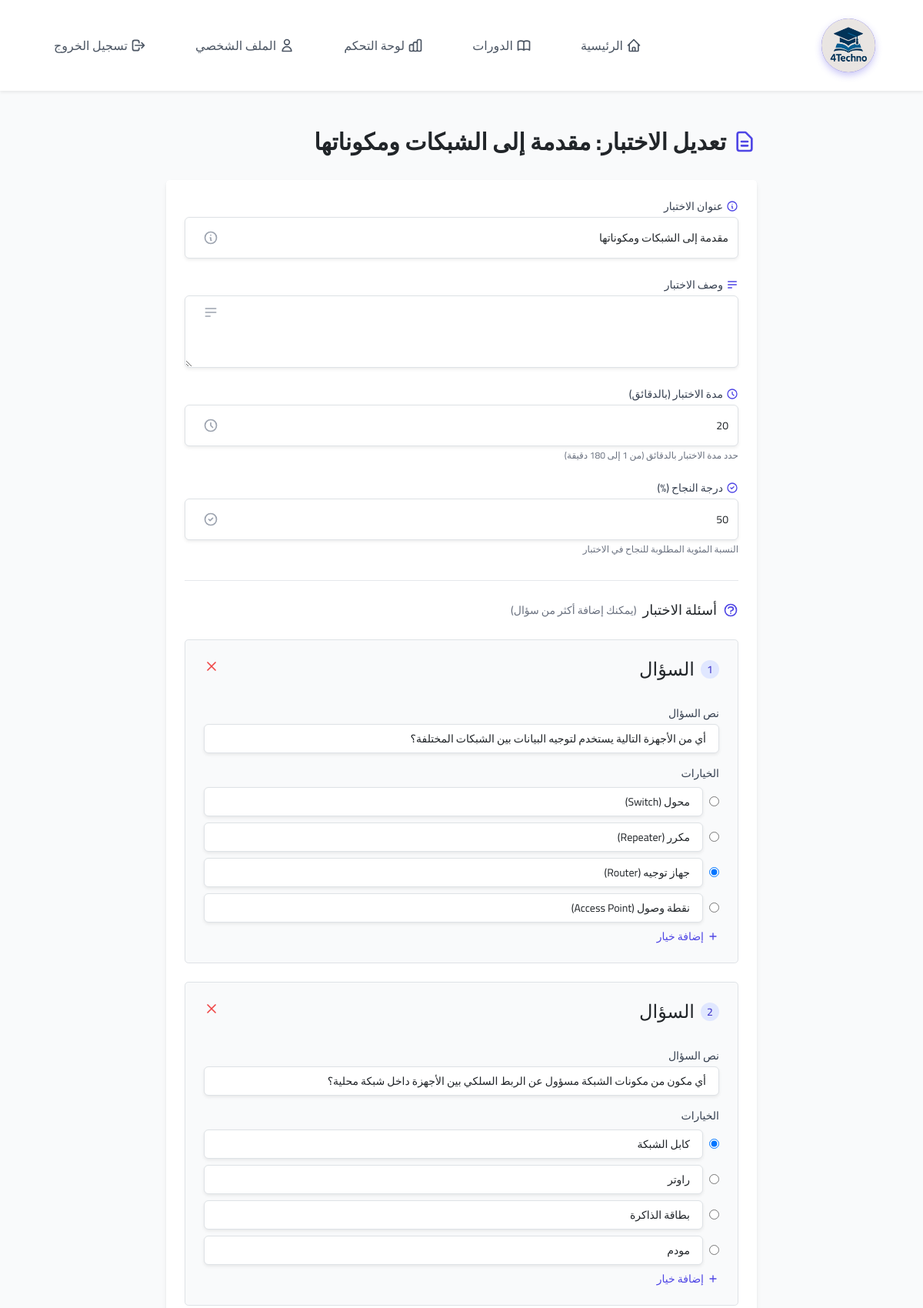
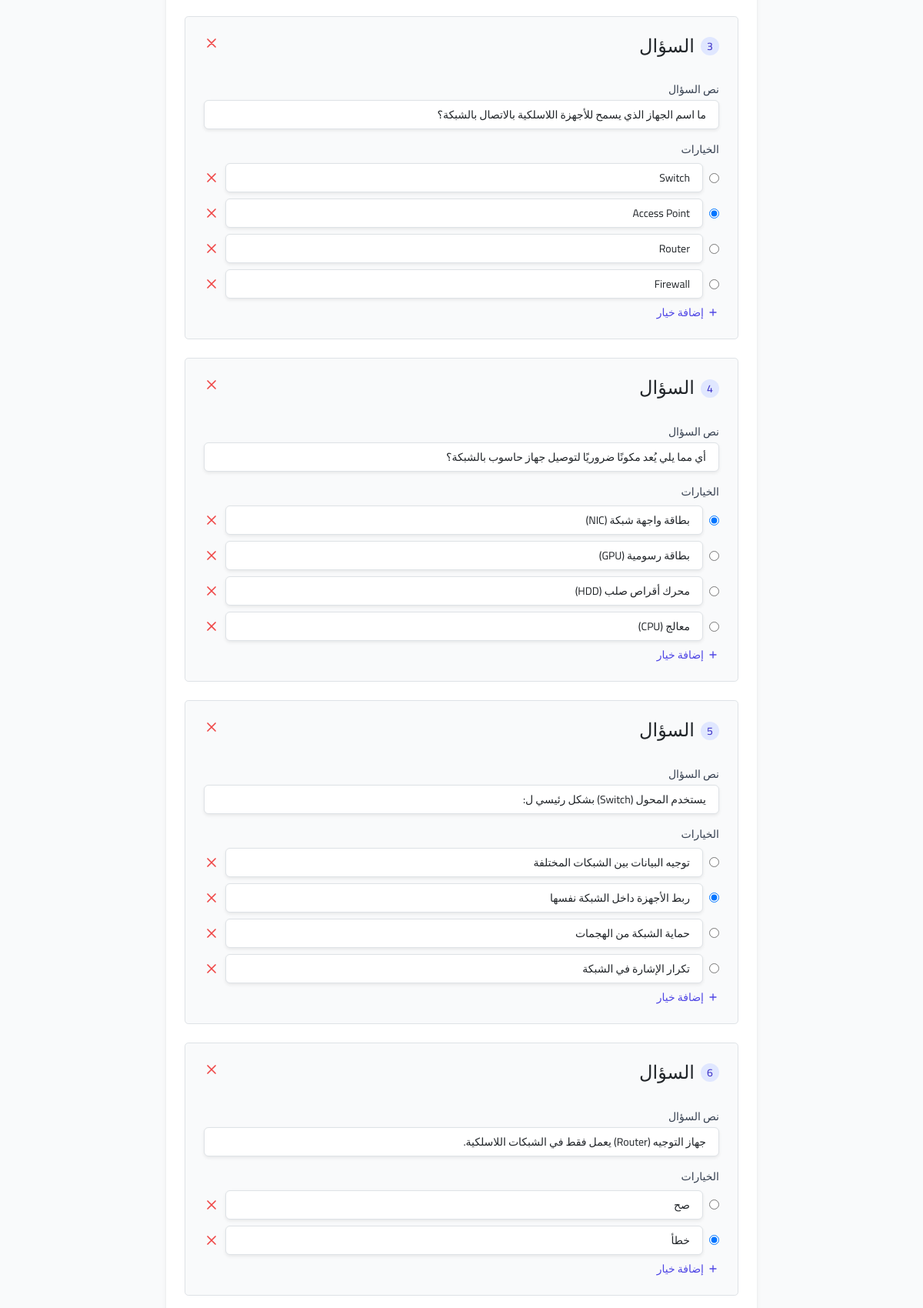
/courses/2/quizzes/10/edit/ (signed in, upper part), run on the app's committed database (2 pictures, top to bottom).
### courses/models.py (models this page shows, shortened)
class Quiz(models.Model):
    course = models.ForeignKey(Course, on_delete=models.CASCADE, related_name='quizzes')
    title = models.CharField(max_length=200)
    description = models.TextField(blank=True, null=True)
    time_limit = models.PositiveIntegerField(default=30, help_text="مدة الاختبار بالدقائق")
    passing_score = models.PositiveIntegerField(default=60, help_text="النسبة المئوية المطلوبة للنجاح")
    created_at = models.DateTimeField(auto_now_add=True)
    updated_at = models.DateTimeField(auto_now=True)
    class Meta:
        ordering = ['-created_at']
        verbose_name = "اختبار"
        verbose_name_plural = "اختبارات"

class Question(models.Model):
    QUESTION_TYPES = [
        ('multiple_choice', 'اختيار من متعدد'),
        ('true_false', 'صح أم خطأ'),
    ]
    quiz = models.ForeignKey(Quiz, on_delete=models.CASCADE, related_name='questions')
    text = models.CharField(max_length=500)
    question_type = models.CharField(max_length=20, choices=QUESTION_TYPES)
    created_at = models.DateTimeField(auto_now_add=True)
    class Meta:
        ordering = ['id']
        verbose_name = "سؤال"
        verbose_name_plural = "أسئلة"

class QuestionOption(models.Model):
    question = models.ForeignKey(Question, on_delete=models.CASCADE, related_name='options')
    text = models.CharField(max_length=255)
    is_correct = models.BooleanField(default=False)
    class Meta:
        verbose_name = "خيار سؤال"
        verbose_name_plural = "خيارات الأسئلة"

### courses/views.py (the view, shortened to what this page needs)
# urls.py: path('courses/<int:course_id>/quizzes/<int:quiz_id>/edit/', views.edit_quiz, name='edit_quiz'),
@login_required
@user_passes_test(is_instructor)
def edit_quiz(request, course_id, quiz_id):
    course = get_object_or_404(Course, pk=course_id, instructor=request.user)
    quiz = get_object_or_404(Quiz, pk=quiz_id, course=course)
    return render(request, 'courses/edit_quiz.html', {
        'course': course,
        'quiz': quiz
    })

### courses/models.py (called while the page is built)
    @property
    def is_instructor(self):
        return self.role == 'instructor'

### courses/views.py (called while the page is built)
def is_instructor(user):
    try:
        return user.profile.is_instructor
    except UserProfile.DoesNotExist:
        return False

### courses/templates/courses/edit_quiz.html (shortened to what this page needs)
{% extends 'courses/base.html' %}
{% block content %}
<div dir="rtl" class="container mx-auto px-4 py-12">
    <div class="max-w-3xl mx-auto">
        <h1 class="text-3xl font-bold mb-8 flex items-center text-right animate-fade-in">
            تعديل الاختبار: {{ quiz.title }}
        </h1>
        <div class="bg-white rounded-lg shadow-md p-6 mb-8 hover:shadow-lg transition-shadow duration-300 transform hover:-translate-y-1 transition-transform duration-300 animate-fade-in" style="animation-delay: 0.1s;">
            <form id="quizForm" method="post" action="{% url 'edit_quiz' course.id quiz.id %}">
                <div class="space-y-6">
                    <div class="transform hover:-translate-y-1 transition-all duration-300">
                        <label for="id_title" class="block text-sm font-medium text-gray-700 mb-1 flex items-center">
                            <svg xmlns="http://www.w3.org/2000/svg" class="h-4 w-4 ml-1 text-indigo-600" fill="none" viewBox="0 0 24 24" stroke="currentColor">
                                <path stroke-linecap="round" stroke-linejoin="round" stroke-width="2" d="M13 16h-1v-4h-1m1-4h.01M21 12a9 9 0 11-18 0 9 9 0 0118 0z" />
                            </svg>
                            عنوان الاختبار
                        </label>
                        <div class="relative">
                            <div class="absolute right-0 inset-y-0 flex items-center pr-3 pointer-events-none text-gray-400">
                            </div>
                            <input type="text" name="title" id="id_title" value="{{ quiz.title }}" required class="pr-10 appearance-none block w-full px-3 py-3 border border-gray-300 rounded-md shadow-sm placeholder-gray-400 focus:outline-none focus:ring-indigo-500 focus:border-indigo-500 sm:text-sm transition-colors duration-300">
                        </div>
                    </div>
                    <div class="transform hover:-translate-y-1 transition-all duration-300">
                        <label for="id_description" class="block text-sm font-medium text-gray-700 mb-1 flex items-center">
                            <svg xmlns="http://www.w3.org/2000/svg" class="h-4 w-4 ml-1 text-indigo-600" fill="none" viewBox="0 0 24 24" stroke="currentColor">
                                <path stroke-linecap="round" stroke-linejoin="round" stroke-width="2" d="M4 6h16M4 12h16M4 18h7" />
                            </svg>
                            وصف الاختبار
                        </label>
                        <div class="relative">
                            <div class="absolute right-0 top-3 flex items-center pr-3 pointer-events-none text-gray-400">
                            </div>
                            <textarea name="description" id="id_description" rows="3" class="pr-10 appearance-none block w-full px-3 py-3 border border-gray-300 rounded-md shadow-sm placeholder-gray-400 focus:outline-none focus:ring-indigo-500 focus:border-indigo-500 sm:text-sm transition-colors duration-300">{{ quiz.description }}</textarea>
                        </div>
                    </div>
                    <div class="transform hover:-translate-y-1 transition-all duration-300">
                        <label for="id_time_limit" class="block text-sm font-medium text-gray-700 mb-1 flex items-center">
                            <svg xmlns="http://www.w3.org/2000/svg" class="h-4 w-4 ml-1 text-indigo-600" fill="none" viewBox="0 0 24 24" stroke="currentColor">
                                <path stroke-linecap="round" stroke-linejoin="round" stroke-width="2" d="M12 8v4l3 3m6-3a9 9 0 11-18 0 9 9 0 0118 0z" />
                            </svg>
                            مدة الاختبار (بالدقائق)
                        </label>
                        <div class="relative">
                            <div class="absolute right-0 inset-y-0 flex items-center pr-3 pointer-events-none text-gray-400">
                            </div>
                            <input type="number" name="time_limit" id="id_time_limit" min="1" max="180" value="{{ quiz.time_limit }}" required class="pr-10 appearance-none block w-full px-3 py-3 border border-gray-300 rounded-md shadow-sm placeholder-gray-400 focus:outline-none focus:ring-indigo-500 focus:border-indigo-500 sm:text-sm transition-colors duration-300">
                        </div>
                        <p class="mt-1 text-xs text-gray-500">حدد مدة الاختبار بالدقائق (من 1 إلى 180 دقيقة)</p>
                    </div>
                    <div class="transform hover:-translate-y-1 transition-all duration-300">
                        <label for="id_passing_score" class="block text-sm font-medium text-gray-700 mb-1 flex items-center">
                            <svg xmlns="http://www.w3.org/2000/svg" class="h-4 w-4 ml-1 text-indigo-600" fill="none" viewBox="0 0 24 24" stroke="currentColor">
                                <path stroke-linecap="round" stroke-linejoin="round" stroke-width="2" d="M9 12l2 2 4-4m6 2a9 9 0 11-18 0 9 9 0 0118 0z" />
                            </svg>
                            درجة النجاح (%)
                        </label>
                        <div class="relative">
                            <div class="absolute right-0 inset-y-0 flex items-center pr-3 pointer-events-none text-gray-400">
                            </div>
                            <input type="number" name="passing_score" id="id_passing_score" min="1" max="100" value="{{ quiz.passing_score }}" required class="pr-10 appearance-none block w-full px-3 py-3 border border-gray-300 rounded-md shadow-sm placeholder-gray-400 focus:outline-none focus:ring-indigo-500 focus:border-indigo-500 sm:text-sm transition-colors duration-300">
                        </div>
                        <p class="mt-1 text-xs text-gray-500">النسبة المئوية المطلوبة للنجاح في الاختبار</p>
                    </div>
                </div>
                <div class="mt-8 border-t pt-6">
                    <h3 class="text-lg font-medium mb-4 flex items-center">
                        أسئلة الاختبار
                        <span class="text-sm text-gray-500 mr-2">(يمكنك إضافة أكثر من سؤال)</span>
                    </h3>
                    <div id="questions-container" class="space-y-6">
                        {% for question in quiz.questions.all %}
                        <div class="question-item bg-gray-50 p-4 rounded-lg border border-gray-200 hover:border-indigo-300 transition-colors duration-300">
                            <div class="flex justify-between items-start mb-4">
                                <h4 class="font-medium flex items-center">
                                    <span class="question-number bg-indigo-100 text-indigo-700 rounded-full w-6 h-6 inline-flex items-center justify-center ml-2 text-sm">{{ forloop.counter }}</span>
                                    <span>السؤال</span>
                                </h4>
                                <button type="button" class="remove-question text-red-500 hover:text-red-700 transition-colors duration-300">
                                    <svg xmlns="http://www.w3.org/2000/svg" class="h-5 w-5" fill="none" viewBox="0 0 24 24" stroke="currentColor">
                                        <path stroke-linecap="round" stroke-linejoin="round" stroke-width="2" d="M6 18L18 6M6 6l12 12" />
                                    </svg>
                                </button>
                            </div>
                            <div class="space-y-4">
                                <div>
                                    <label class="block text-sm font-medium text-gray-700 mb-1">نص السؤال</label>
                                    <input type="text" name="question_text[]" value="{{ question.text }}" class="w-full px-3 py-2 border border-gray-300 rounded-md shadow-sm focus:outline-none focus:ring-indigo-500 focus:border-indigo-500 sm:text-sm" required>
                                </div>
                                <div class="options-container">
                                    <div class="multiple-choice-options">
                                        <label class="block text-sm font-medium text-gray-700 mb-2">الخيارات</label>
                                        <div class="space-y-2 options-list">
                                            {% if question.question_type == 'multiple_choice' %}
                                                {% for option in question.options.all %}
                                                <div class="option-item flex items-center">
                                                    <input type="radio" name="correct_answer_{{ forloop.parentloop.counter0 }}" value="{{ forloop.counter0 }}" class="correct-option ml-2" {% if option.is_correct %}checked{% endif %} required>
                                                    <input type="text" name="option_text_{{ forloop.parentloop.counter0 }}_{{ forloop.counter0 }}" value="{{ option.text }}" class="flex-grow px-3 py-2 border border-gray-300 rounded-md shadow-sm focus:outline-none focus:ring-indigo-500 focus:border-indigo-500 sm:text-sm" required>
                                                    <button type="button" class="remove-option mr-2 text-red-500 hover:text-red-700 transition-colors duration-300 {% if forloop.parentloop.counter <= 2 %}hidden{% endif %}">
                                                        <svg xmlns="http://www.w3.org/2000/svg" class="h-5 w-5" fill="none" viewBox="0 0 24 24" stroke="currentColor">
                                                            <path stroke-linecap="round" stroke-linejoin="round" stroke-width="2" d="M6 18L18 6M6 6l12 12" />
                                                        </svg>
                                                    </button>
                                                </div>
                                                {% endfor %}
                                            {% endif %}
                                        </div>
                                        <button type="button" class="add-option mt-2 text-sm text-indigo-600 hover:text-indigo-800 flex items-center">
                                            <svg xmlns="http://www.w3.org/2000/svg" class="h-4 w-4 ml-1" fill="none" viewBox="0 0 24 24" stroke="currentColor">
                                                <path stroke-linecap="round" stroke-linejoin="round" stroke-width="2" d="M12 6v6m0 0v6m0-6h6m-6 0H6" />
                                            </svg>
                                            إضافة خيار
                                        </button>
                                    </div>
                                </div>
                            </div>
                        </div>
                        {% endfor %}
                    </div>
                </div>
            </form>
        </div>
    </div>
</div>
{% endblock %}

### courses/templates/courses/base.html (style rules this page uses)
body { direction: rtl; text-align: right; font-family: 'Cairo', sans-serif; }
.relative .absolute.right-0 { right: auto !important; left: 1.5rem !important; }
.relative .pr-10 { padding-right: 0.75rem !important; padding-left: 3rem !important; }

### courses/templates/courses/edit_quiz.html (style rules this page uses)
.animate-fade-in { animation: fadeIn 0.8s ease-out forwards; }
.question-item { transition: all 0.3s ease; }

### data on the page
Quiz: title "مقدمة إلى الشبكات ومكوناتها", time_limit "20", passing_score "50"
Question: text "أي من الأجهزة التالية يستخدم لتوجيه البيانات بين الشبكات المختلفة؟"
QuestionOption: option_text_0_0 "محول (Switch)"
QuestionOption: option_text_0_1 "مكرر (Repeater)"
QuestionOption: is_correct "☑", text "جهاز توجيه (Router)"
QuestionOption: text "نقطة وصول (Access Point)"
Question: text "أي مكون من مكونات الشبكة مسؤول عن الربط السلكي بين الأجهزة داخل شبكة محلية؟"
QuestionOption: is_correct "☑", text "كابل الشبكة"
QuestionOption: text "راوتر"
QuestionOption: text "بطاقة الذاكرة"
QuestionOption: text "مودم"
Question: text "ما اسم الجهاز الذي يسمح للأجهزة اللاسلكية بالاتصال بالشبكة؟"
QuestionOption: text "Switch"
QuestionOption: is_correct "☑", text "Access Point"
QuestionOption: text "Router"
QuestionOption: text "Firewall"
Question: text "أي مما يلي يُعد مكونًا ضروريًا لتوصيل جهاز حاسوب بالشبكة؟"
QuestionOption: is_correct "☑", text "بطاقة واجهة شبكة (NIC)"
QuestionOption: text "بطاقة رسومية (GPU)"
QuestionOption: text "محرك أقراص صلب (HDD)"
QuestionOption: text "معالج (CPU)"
Question: text "يستخدم المحول (Switch) بشكل رئيسي ل:"
QuestionOption: text "توجيه البيانات بين الشبكات المختلفة"
QuestionOption: is_correct "☑", text "ربط الأجهزة داخل الشبكة نفسها"
QuestionOption: text "حماية الشبكة من الهجمات"
QuestionOption: text "تكرار الإشارة في الشبكة"
Question: text "جهاز التوجيه (Router) يعمل فقط في الشبكات اللاسلكية."
QuestionOption: text "صح"
QuestionOption: is_correct "☑", text "خطأ"
